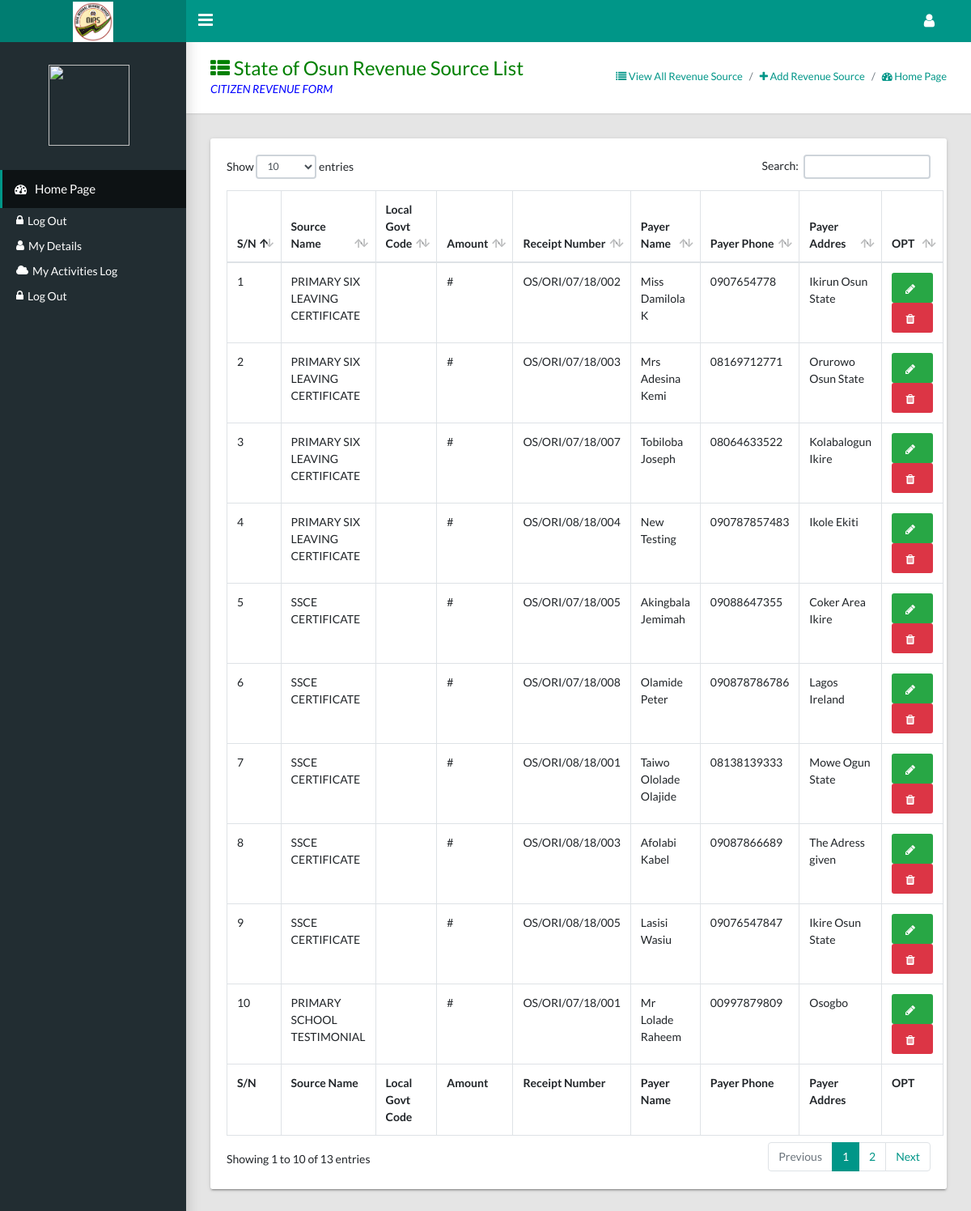
Page /ministry-staff/view-all-revenue.php on the committed database.
### tables this page shows
CREATE TABLE `state_revenue` (
  `revenue_id` int(255) NOT NULL,
  `local_govt_id` int(255) NOT NULL,
  `staff_number` varchar(255) NOT NULL,
  `source_id` int(255) NOT NULL,
  `payer_name` varchar(255) NOT NULL,
  `payer_phone` varchar(255) NOT NULL,
  `payer_address` text NOT NULL,
  `reciept_number` varchar(255) NOT NULL,
  `today` varchar(255) NOT NULL,
  `rev_month` varchar(255) NOT NULL,
  `year` varchar(255) NOT NULL,
  `time_added` timestamp NOT NULL DEFAULT CURRENT_TIMESTAMP ON UPDATE CURRENT_TIMESTAMP
);

CREATE TABLE `source_revenue` (
  `source_id` int(255) NOT NULL,
  `source_name` varchar(255) NOT NULL,
  `ministry_id` int(255) NOT NULL,
  `revenue_amount` varchar(255) NOT NULL,
  `time_added` timestamp NOT NULL DEFAULT CURRENT_TIMESTAMP ON UPDATE CURRENT_TIMESTAMP
);

### ict-department/libs_dev/revenue/revenue_class.php (called while the page is built, shortened)
<?php
	class sourcesOfRevenue
	{
		public $db;
		function __construct($db)
		{
			$this->db=$db;
		}
		public function seeRevenueourceID($source_id)
		{
			try {
				$checkRev= $this->db->prepare("SELECT * FROM source_revenue WHERE source_id=:source_id");
				$arrCheckRev = array(':source_id'=>$source_id);
				$checkRev->execute($arrCheckRev);
				$roll = $checkRev->fetch();
				return $roll;
			}catch(PDOException $e){
				$_SESSION['error']= $e->getMessage();
				return false;
			}
		}
	}
?>

### ministry-staff/view-all-revenue.php (the view, shortened to what this page needs)
<?php
    require '../header.php';
    $staffBiodata = new staffBiodataIGR($db);
    require '../side-bar.php';
    require '../ict-department/libs_dev/revenue/revenue_class.php';
    $minLocal = new stateMinistry($db);
    $localMin = new localMinistry($db);
    $revSouceing = new sourcesOfRevenue($db);
    $staff_email  = $_SESSION['user_name'];
    $staffDetails = $staffBiodata->seestaff_biodataEmailDetails($staff_email);
    $ministry_id = $staffDetails['ministry_id'];
    $local_govt_id = $staffDetails['local_govt_id'];
    $localDetails = $localMin->gettingLocalGocyIDDetails($local_govt_id);
    $minDetails = $minLocal->gettingMinistryIDDetails($ministry_id);
    $local_govt_name = $localDetails['local_govt_name'];
?>
<main class="app-content">
    <div class="app-title">
        <div>
            <h1 style="color: green"><i class="fa fa-th-list"></i> State of Osun Revenue Source List</h1>
            <p style="color: blue"><?php echo $local_govt_name ?> CITIZEN REVENUE FORM</p>
        </div>
        <ul class="app-breadcrumb breadcrumb side">
            <li class="breadcrumb-item active"><a href="view-all-revenue.php"><i class="fa fa-list"></i> View All Revenue Source </a></li>
            <li class="breadcrumb-item active"><a href="add-revenue.php"><i class="fa fa-plus"></i> Add Revenue Source</a></li>
            <li class="breadcrumb-item"><a href="./"><i class="fa fa-dashboard"></i> Home Page</a></li>
        </ul>
    </div>
    <div class="row">
        <div class="col-md-12">
            <div class="col-md-12">
            </div>
            <div class="tile">
                <div class="tile-body"><?php
                    $min = $db->prepare("SELECT * FROM state_revenue ORDER BY source_id ASC");
                    $min->execute();
                    if($min->rowCount()==0){ ?>
                        <h5><p style="color: red"  align="center">The Revenue Source List is Empty, Please Click on Add Revenue Source To Add Revenue To The Minsitry Revenue List</p></h5><?php
                    }else{ ?>
                        <table class="table table-hover table-bordered" id="sampleTable">
                            <thead>
                                <tr>
                                    <th>S/N</th>
                                    <th>Source Name</th>
                                    <th>Local Govt Code</th>
                                    <th>Amount</th>
                                    <th>Receipt Number</th>
                                    <th>Payer Name</th>
                                    <th>Payer Phone</th>
                                    <th>Payer Addres</th>
                                    <th>OPT</th>
                                </tr>
                            </thead>
                            <tfoot>
                                <tr>
                                    <th>S/N</th>
                                    <th>Source Name</th>
                                    <th>Local Govt Code</th>
                                    <th>Amount</th>
                                    <th>Receipt Number</th>
                                    <th>Payer Name</th>
                                    <th>Payer Phone</th>
                                    <th>Payer Addres</th>
                                    <th>OPT</th>
                                </tr>
                            </tfoot>
                            <tbody><?php
                                $y=1;
                                while($see_ministry = $min->fetch()){
                                    $source_id = $see_ministry['source_id'];
                                    $sourceDetails = $revSouceing->seeRevenueourceID($source_id);
                                     ?>
                                    <tr>
                                        <td><?php echo $y ?></td>
                                        <td><?php echo $revenue_source_name= $sourceDetails['source_name']; ?></td>
                                        <td><?php echo $local_govt_name ?></td>
                                        <td><?php echo "#".$minDetails['revenue_amount']; ?></td>
                                        <td><?php echo $see_ministry['reciept_number']; ?></td>
                                        <td><?php echo $see_ministry['payer_name']; ?></td>
                                        <td><?php echo $see_ministry['payer_phone']; ?></td>
                                        <td><?php echo $see_ministry['payer_address']; ?></td>
                                        <td>
                                            <a href="edit-revenue-source-details.php" class="btn btn-success" onclick="return(confirmToEdit());"><i class="fa fa-lg fa-fw fa-pencil"></i>
                                            </a>
                                            <a href="delete-revenue-source.php" class="btn btn-danger" onclick="return(confirmToDelete());"><i class="fa fa-lg fa-fw fa-trash"></i>
                                            </a>
                                        </td>
                                    </tr><?php
                                    $y++;
                                } ?>
                            </tbody>
                        </table><?php
                    } ?>
                </div>
            </div>
        </div>
    </div>
</main>
<?php require '../table-footer.php'; require '../alert.php'; ?>

### rows in the picture
state_revenue: source.source_name "PRIMARY SIX LEAVING CERTIFICATE", reciept_number "OS/ORI/07/18/002", payer_name "Miss Damilola K", payer_phone "0907654778", payer_address "Ikirun Osun State"
state_revenue: source.source_name "PRIMARY SIX LEAVING CERTIFICATE", reciept_number "OS/ORI/07/18/003", payer_name "Mrs Adesina Kemi", payer_phone "08169712771", payer_address "Orurowo Osun State"
state_revenue: source.source_name "PRIMARY SIX LEAVING CERTIFICATE", reciept_number "OS/ORI/07/18/007", payer_name "Tobiloba Joseph", payer_phone "08064633522", payer_address "Kolabalogun Ikire"
state_revenue: source.source_name "PRIMARY SIX LEAVING CERTIFICATE", reciept_number "OS/ORI/08/18/004", payer_name "New Testing", payer_phone "090787857483", payer_address "Ikole Ekiti"
state_revenue: source.source_name "SSCE CERTIFICATE", reciept_number "OS/ORI/07/18/005", payer_name "Akingbala Jemimah", payer_phone "09088647355", payer_address "Coker Area Ikire"
state_revenue: source.source_name "SSCE CERTIFICATE", reciept_number "OS/ORI/07/18/008", payer_name "Olamide Peter", payer_phone "090878786786", payer_address "Lagos Ireland"
state_revenue: source.source_name "SSCE CERTIFICATE", reciept_number "OS/ORI/08/18/001", payer_name "Taiwo Ololade Olajide", payer_phone "08138139333", payer_address "Mowe Ogun State"
state_revenue: source.source_name "SSCE CERTIFICATE", reciept_number "OS/ORI/08/18/003", payer_name "Afolabi Kabel", payer_phone "09087866689", payer_address "The Adress given"
state_revenue: source.source_name "SSCE CERTIFICATE", reciept_number "OS/ORI/08/18/005", payer_name "Lasisi Wasiu", payer_phone "09076547847", payer_address "Ikire Osun State"
state_revenue: source.source_name "PRIMARY SCHOOL TESTIMONIAL", reciept_number "OS/ORI/07/18/001", payer_name "Mr Lolade Raheem", payer_phone "00997879809", payer_address "Osogbo"
